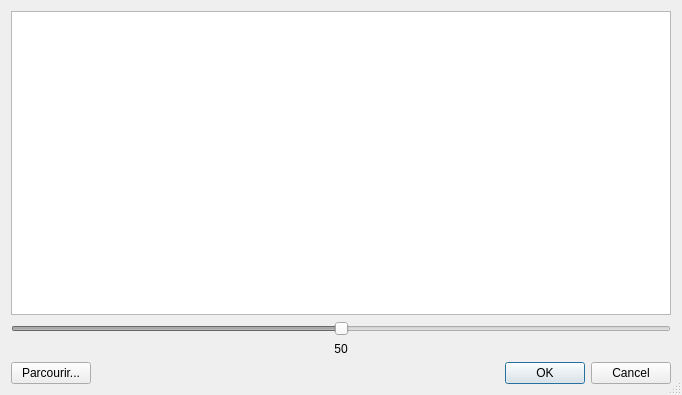
<?xml version="1.0" encoding="UTF-8"?>
<ui version="4.0">
 <class>KFusion</class>
 <widget class="QDialog" name="KFusion">
  <property name="geometry">
   <rect>
    <x>0</x>
    <y>0</y>
    <width>682</width>
    <height>395</height>
   </rect>
  </property>
  <property name="windowTitle">
   <string>Fusion</string>
  </property>
  <property name="sizeGripEnabled">
   <bool>true</bool>
  </property>
  <layout class="QGridLayout" name="gridLayout">
   <item row="0" column="0">
    <layout class="QVBoxLayout" name="verticalLayout">
     <item>
      <widget class="QGraphicsView" name="graphicsView"/>
     </item>
     <item>
      <widget class="QSlider" name="horizontalSlider">
       <property name="enabled">
        <bool>false</bool>
       </property>
       <property name="maximum">
        <number>100</number>
       </property>
       <property name="value">
        <number>50</number>
       </property>
       <property name="orientation">
        <enum>Qt::Horizontal</enum>
       </property>
      </widget>
     </item>
     <item>
      <widget class="QLabel" name="label">
       <property name="text">
        <string>50</string>
       </property>
       <property name="alignment">
        <set>Qt::AlignCenter</set>
       </property>
      </widget>
     </item>
     <item>
      <layout class="QHBoxLayout" name="horizontalLayout">
       <item>
        <widget class="QPushButton" name="parcourir">
         <property name="text">
          <string>Parcourir...</string>
         </property>
        </widget>
       </item>
       <item>
        <widget class="QDialogButtonBox" name="buttonBox">
         <property name="enabled">
          <bool>true</bool>
         </property>
         <property name="orientation">
          <enum>Qt::Horizontal</enum>
         </property>
         <property name="standardButtons">
          <set>QDialogButtonBox::Cancel|QDialogButtonBox::Ok</set>
         </property>
         <property name="centerButtons">
          <bool>false</bool>
         </property>
        </widget>
       </item>
      </layout>
     </item>
    </layout>
   </item>
  </layout>
 </widget>
 <resources/>
 <connections>
  <connection>
   <sender>horizontalSlider</sender>
   <signal>valueChanged(int)</signal>
   <receiver>label</receiver>
   <slot>setNum(int)</slot>
   <hints>
    <hint type="sourcelabel">
     <x>92</x>
     <y>23</y>
    </hint>
    <hint type="destinationlabel">
     <x>199</x>
     <y>53</y>
    </hint>
   </hints>
  </connection>
  <connection>
   <sender>buttonBox</sender>
   <signal>accepted()</signal>
   <receiver>KFusion</receiver>
   <slot>validate()</slot>
   <hints>
    <hint type="sourcelabel">
     <x>199</x>
     <y>81</y>
    </hint>
    <hint type="destinationlabel">
     <x>199</x>
     <y>52</y>
    </hint>
   </hints>
  </connection>
  <connection>
   <sender>buttonBox</sender>
   <signal>rejected()</signal>
   <receiver>KFusion</receiver>
   <slot>close()</slot>
   <hints>
    <hint type="sourcelabel">
     <x>199</x>
     <y>81</y>
    </hint>
    <hint type="destinationlabel">
     <x>199</x>
     <y>52</y>
    </hint>
   </hints>
  </connection>
  <connection>
   <sender>horizontalSlider</sender>
   <signal>valueChanged(int)</signal>
   <receiver>KFusion</receiver>
   <slot>factorChanged(int)</slot>
   <hints>
    <hint type="sourcelabel">
     <x>199</x>
     <y>24</y>
    </hint>
    <hint type="destinationlabel">
     <x>199</x>
     <y>52</y>
    </hint>
   </hints>
  </connection>
  <connection>
   <sender>parcourir</sender>
   <signal>clicked()</signal>
   <receiver>KFusion</receiver>
   <slot>browse()</slot>
   <hints>
    <hint type="sourcelabel">
     <x>56</x>
     <y>370</y>
    </hint>
    <hint type="destinationlabel">
     <x>340</x>
     <y>197</y>
    </hint>
   </hints>
  </connection>
 </connections>
 <slots>
  <slot>validate()</slot>
  <slot>browse()</slot>
  <slot>factorChanged(int)</slot>
 </slots>
</ui>
